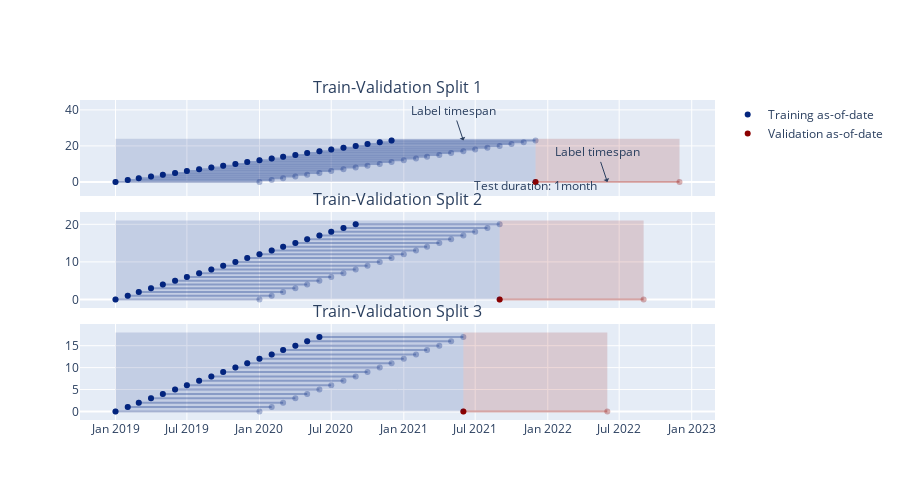

The code cell stored with this chart in its notebook:
### Code cell
visualize_chops_plotly(chopper, selected_splits = [0, 1, 2],show_label_timespans=True, show_boxes=True, show_annotations=True)

### Figure 1 — Plotly figure (JSON) as saved in the notebook; plotly's stock layout.template omitted (floating-point values rounded to 4 significant figures)
{"data": [{"hovertemplate": "%{x}<extra></extra>", "marker": {"color": "rgba(3, 37, 126, 1)"}, "mode": "markers", "name": "Training as-of-date", "showlegend": true, "type": "scatter", "x": ["2019-01-01", "2019-02-01", "2019-03-01", "2019-04-01", "2019-05-01", "2019-06-01", "2019-07-01", "2019-08-01", "2019-09-01", "2019-10-01", "2019-11-01", "2019-12-01", "2020-01-01", "2020-02-01", "2020-03-01", "2020-04-01", "2020-05-01", "2020-06-01", "2020-07-01", "2020-08-01", "2020-09-01", "2020-10-01", "2020-11-01", "2020-12-01"], "xaxis": "x", "y": [0, 1, 2, 3, 4, 5, 6, 7, 8, 9, 10, 11, 12, 13, 14, 15, 16, 17, 18, 19, 20, 21, 22, 23], "yaxis": "y"}, {"hovertemplate": "%{x}<extra></extra>", "marker": {"color": "rgba(139, 0, 0, 1)"}, "mode": "markers", "name": "Validation as-of-date", "showlegend": true, "type": "scatter", "x": ["2021-12-01T00:00:00"], "xaxis": "x", "y": [0], "yaxis": "y"}, {"hovertemplate": "%{x}<extra></extra>", "marker": {"color": "rgba(3, 37, 126, 0.3)", "line": {"color": "rgba(3, 37, 126, 0.3)"}}, "showlegend": false, "type": "scatter", "x": ["2019-01-01", "2020-01-01"], "xaxis": "x", "y": [0, 0], "yaxis": "y"}, {"hovertemplate": "%{x}<extra></extra>", "marker": {"color": "rgba(3, 37, 126, 0.3)", "line": {"color": "rgba(3, 37, 126, 0.3)"}}, "showlegend": false, "type": "scatter", "x": ["2019-02-01", "2020-02-01"], "xaxis": "x", "y": [1, 1], "yaxis": "y"}, {"hovertemplate": "%{x}<extra></extra>", "marker": {"color": "rgba(3, 37, 126, 0.3)", "line": {"color": "rgba(3, 37, 126, 0.3)"}}, "showlegend": false, "type": "scatter", "x": ["2019-03-01", "2020-03-01"], "xaxis": "x", "y": [2, 2], "yaxis": "y"}, {"hovertemplate": "%{x}<extra></extra>", "marker": {"color": "rgba(3, 37, 126, 0.3)", "line": {"color": "rgba(3, 37, 126, 0.3)"}}, "showlegend": false, "type": "scatter", "x": ["2019-04-01", "2020-04-01"], "xaxis": "x", "y": [3, 3], "yaxis": "y"}, {"hovertemplate": "%{x}<extra></extra>", "marker": {"color": "rgba(3, 37, 126, 0.3)", "line": {"color": "rgba(3, 37, 126, 0.3)"}}, "showlegend": false, "type": "scatter", "x": ["2019-05-01", "2020-05-01"], "xaxis": "x", "y": [4, 4], "yaxis": "y"}, {"hovertemplate": "%{x}<extra></extra>", "marker": {"color": "rgba(3, 37, 126, 0.3)", "line": {"color": "rgba(3, 37, 126, 0.3)"}}, "showlegend": false, "type": "scatter", "x": ["2019-06-01", "2020-06-01"], "xaxis": "x", "y": [5, 5], "yaxis": "y"}, {"hovertemplate": "%{x}<extra></extra>", "marker": {"color": "rgba(3, 37, 126, 0.3)", "line": {"color": "rgba(3, 37, 126, 0.3)"}}, "showlegend": false, "type": "scatter", "x": ["2019-07-01", "2020-07-01"], "xaxis": "x", "y": [6, 6], "yaxis": "y"}, {"hovertemplate": "%{x}<extra></extra>", "marker": {"color": "rgba(3, 37, 126, 0.3)", "line": {"color": "rgba(3, 37, 126, 0.3)"}}, "showlegend": false, "type": "scatter", "x": ["2019-08-01", "2020-08-01"], "xaxis": "x", "y": [7, 7], "yaxis": "y"}, {"hovertemplate": "%{x}<extra></extra>", "marker": {"color": "rgba(3, 37, 126, 0.3)", "line": {"color": "rgba(3, 37, 126, 0.3)"}}, "showlegend": false, "type": "scatter", "x": ["2019-09-01", "2020-09-01"], "xaxis": "x", "y": [8, 8], "yaxis": "y"}, {"hovertemplate": "%{x}<extra></extra>", "marker": {"color": "rgba(3, 37, 126, 0.3)", "line": {"color": "rgba(3, 37, 126, 0.3)"}}, "showlegend": false, "type": "scatter", "x": ["2019-10-01", "2020-10-01"], "xaxis": "x", "y": [9, 9], "yaxis": "y"}, {"hovertemplate": "%{x}<extra></extra>", "marker": {"color": "rgba(3, 37, 126, 0.3)", "line": {"color": "rgba(3, 37, 126, 0.3)"}}, "showlegend": false, "type": "scatter", "x": ["2019-11-01", "2020-11-01"], "xaxis": "x", "y": [10, 10], "yaxis": "y"}, {"hovertemplate": "%{x}<extra></extra>", "marker": {"color": "rgba(3, 37, 126, 0.3)", "line": {"color": "rgba(3, 37, 126, 0.3)"}}, "showlegend": false, "type": "scatter", "x": ["2019-12-01", "2020-12-01"], "xaxis": "x", "y": [11, 11], "yaxis": "y"}, {"hovertemplate": "%{x}<extra></extra>", "marker": {"color": "rgba(3, 37, 126, 0.3)", "line": {"color": "rgba(3, 37, 126, 0.3)"}}, "showlegend": false, "type": "scatter", "x": ["2020-01-01", "2021-01-01"], "xaxis": "x", "y": [12, 12], "yaxis": "y"}, {"hovertemplate": "%{x}<extra></extra>", "marker": {"color": "rgba(3, 37, 126, 0.3)", "line": {"color": "rgba(3, 37, 126, 0.3)"}}, "showlegend": false, "type": "scatter", "x": ["2020-02-01", "2021-02-01"], "xaxis": "x", "y": [13, 13], "yaxis": "y"}, {"hovertemplate": "%{x}<extra></extra>", "marker": {"color": "rgba(3, 37, 126, 0.3)", "line": {"color": "rgba(3, 37, 126, 0.3)"}}, "showlegend": false, "type": "scatter", "x": ["2020-03-01", "2021-03-01"], "xaxis": "x", "y": [14, 14], "yaxis": "y"}, {"hovertemplate": "%{x}<extra></extra>", "marker": {"color": "rgba(3, 37, 126, 0.3)", "line": {"color": "rgba(3, 37, 126, 0.3)"}}, "showlegend": false, "type": "scatter", "x": ["2020-04-01", "2021-04-01"], "xaxis": "x", "y": [15, 15], "yaxis": "y"}, {"hovertemplate": "%{x}<extra></extra>", "marker": {"color": "rgba(3, 37, 126, 0.3)", "line": {"color": "rgba(3, 37, 126, 0.3)"}}, "showlegend": false, "type": "scatter", "x": ["2020-05-01", "2021-05-01"], "xaxis": "x", "y": [16, 16], "yaxis": "y"}, {"hovertemplate": "%{x}<extra></extra>", "marker": {"color": "rgba(3, 37, 126, 0.3)", "line": {"color": "rgba(3, 37, 126, 0.3)"}}, "showlegend": false, "type": "scatter", "x": ["2020-06-01", "2021-06-01"], "xaxis": "x", "y": [17, 17], "yaxis": "y"}, {"hovertemplate": "%{x}<extra></extra>", "marker": {"color": "rgba(3, 37, 126, 0.3)", "line": {"color": "rgba(3, 37, 126, 0.3)"}}, "showlegend": false, "type": "scatter", "x": ["2020-07-01", "2021-07-01"], "xaxis": "x", "y": [18, 18], "yaxis": "y"}, {"hovertemplate": "%{x}<extra></extra>", "marker": {"color": "rgba(3, 37, 126, 0.3)", "line": {"color": "rgba(3, 37, 126, 0.3)"}}, "showlegend": false, "type": "scatter", "x": ["2020-08-01", "2021-08-01"], "xaxis": "x", "y": [19, 19], "yaxis": "y"}, {"hovertemplate": "%{x}<extra></extra>", "marker": {"color": "rgba(3, 37, 126, 0.3)", "line": {"color": "rgba(3, 37, 126, 0.3)"}}, "showlegend": false, "type": "scatter", "x": ["2020-09-01", "2021-09-01"], "xaxis": "x", "y": [20, 20], "yaxis": "y"}, {"hovertemplate": "%{x}<extra></extra>", "marker": {"color": "rgba(3, 37, 126, 0.3)", "line": {"color": "rgba(3, 37, 126, 0.3)"}}, "showlegend": false, "type": "scatter", "x": ["2020-10-01", "2021-10-01"], "xaxis": "x", "y": [21, 21], "yaxis": "y"}, {"hovertemplate": "%{x}<extra></extra>", "marker": {"color": "rgba(3, 37, 126, 0.3)", "line": {"color": "rgba(3, 37, 126, 0.3)"}}, "showlegend": false, "type": "scatter", "x": ["2020-11-01", "2021-11-01"], "xaxis": "x", "y": [22, 22], "yaxis": "y"}, {"hovertemplate": "%{x}<extra></extra>", "marker": {"color": "rgba(3, 37, 126, 0.3)", "line": {"color": "rgba(3, 37, 126, 0.3)"}}, "showlegend": false, "type": "scatter", "x": ["2020-12-01", "2021-12-01"], "xaxis": "x", "y": [23, 23], "yaxis": "y"}, {"hovertemplate": "%{x}<extra></extra>", "marker": {"color": "rgba(139, 0, 0, 0.3)", "line": {"color": "rgba(139, 0, 0, 0.3)"}}, "showlegend": false, "type": "scatter", "x": ["2021-12-01", "2022-12-01"], "xaxis": "x", "y": [0, 0], "yaxis": "y"}, {"fill": "toself", "fillcolor": "rgba(3, 37, 126, 0.15)", "hoverinfo": "skip", "marker": {"color": "rgba(0,255,0,0)", "line": {"color": "rgba(0,255,0,0)"}}, "showlegend": false, "type": "scatter", "x": ["2019-01-01", "2019-01-01", "2021-12-01", "2021-12-01", "2019-01-01"], "xaxis": "x", "y": [0, 24, 24, 0, 0], "yaxis": "y"}, {"fill": "toself", "fillcolor": "rgba(139, 0, 0, 0.15)", "hoverinfo": "skip", "marker": {"color": "rgba(0,255,0,0)", "line": {"color": "rgba(0,255,0,0)"}}, "showlegend": false, "type": "scatter", "x": ["2021-12-01", "2021-12-01", "2022-12-01", "2022-12-01", "2021-12-01"], "xaxis": "x", "y": [0, 24, 24, 0, 0], "yaxis": "y"}, {"hovertemplate": "%{x}<extra></extra>", "marker": {"color": "rgba(3, 37, 126, 1)"}, "mode": "markers", "name": "Training as-of-date", "showlegend": false, "type": "scatter", "x": ["2019-01-01", "2019-02-01", "2019-03-01", "2019-04-01", "2019-05-01", "2019-06-01", "2019-07-01", "2019-08-01", "2019-09-01", "2019-10-01", "2019-11-01", "2019-12-01", "2020-01-01", "2020-02-01", "2020-03-01", "2020-04-01", "2020-05-01", "2020-06-01", "2020-07-01", "2020-08-01", "2020-09-01"], "xaxis": "x2", "y": [0, 1, 2, 3, 4, 5, 6, 7, 8, 9, 10, 11, 12, 13, 14, 15, 16, 17, 18, 19, 20], "yaxis": "y2"}, {"hovertemplate": "%{x}<extra></extra>", "marker": {"color": "rgba(139, 0, 0, 1)"}, "mode": "markers", "name": "Validation as-of-date", "showlegend": false, "type": "scatter", "x": ["2021-09-01T00:00:00"], "xaxis": "x2", "y": [0], "yaxis": "y2"}, {"hovertemplate": "%{x}<extra></extra>", "marker": {"color": "rgba(3, 37, 126, 0.3)", "line": {"color": "rgba(3, 37, 126, 0.3)"}}, "showlegend": false, "type": "scatter", "x": ["2019-01-01", "2020-01-01"], "xaxis": "x2", "y": [0, 0], "yaxis": "y2"}, {"hovertemplate": "%{x}<extra></extra>", "marker": {"color": "rgba(3, 37, 126, 0.3)", "line": {"color": "rgba(3, 37, 126, 0.3)"}}, "showlegend": false, "type": "scatter", "x": ["2019-02-01", "2020-02-01"], "xaxis": "x2", "y": [1, 1], "yaxis": "y2"}, {"hovertemplate": "%{x}<extra></extra>", "marker": {"color": "rgba(3, 37, 126, 0.3)", "line": {"color": "rgba(3, 37, 126, 0.3)"}}, "showlegend": false, "type": "scatter", "x": ["2019-03-01", "2020-03-01"], "xaxis": "x2", "y": [2, 2], "yaxis": "y2"}, {"hovertemplate": "%{x}<extra></extra>", "marker": {"color": "rgba(3, 37, 126, 0.3)", "line": {"color": "rgba(3, 37, 126, 0.3)"}}, "showlegend": false, "type": "scatter", "x": ["2019-04-01", "2020-04-01"], "xaxis": "x2", "y": [3, 3], "yaxis": "y2"}, {"hovertemplate": "%{x}<extra></extra>", "marker": {"color": "rgba(3, 37, 126, 0.3)", "line": {"color": "rgba(3, 37, 126, 0.3)"}}, "showlegend": false, "type": "scatter", "x": ["2019-05-01", "2020-05-01"], "xaxis": "x2", "y": [4, 4], "yaxis": "y2"}, {"hovertemplate": "%{x}<extra></extra>", "marker": {"color": "rgba(3, 37, 126, 0.3)", "line": {"color": "rgba(3, 37, 126, 0.3)"}}, "showlegend": false, "type": "scatter", "x": ["2019-06-01", "2020-06-01"], "xaxis": "x2", "y": [5, 5], "yaxis": "y2"}, {"hovertemplate": "%{x}<extra></extra>", "marker": {"color": "rgba(3, 37, 126, 0.3)", "line": {"color": "rgba(3, 37, 126, 0.3)"}}, "showlegend": false, "type": "scatter", "x": ["2019-07-01", "2020-07-01"], "xaxis": "x2", "y": [6, 6], "yaxis": "y2"}, {"hovertemplate": "%{x}<extra></extra>", "marker": {"color": "rgba(3, 37, 126, 0.3)", "line": {"color": "rgba(3, 37, 126, 0.3)"}}, "showlegend": false, "type": "scatter", "x": ["2019-08-01", "2020-08-01"], "xaxis": "x2", "y": [7, 7], "yaxis": "y2"}, {"hovertemplate": "%{x}<extra></extra>", "marker": {"color": "rgba(3, 37, 126, 0.3)", "line": {"color": "rgba(3, 37, 126, 0.3)"}}, "showlegend": false, "type": "scatter", "x": ["2019-09-01", "2020-09-01"], "xaxis": "x2", "y": [8, 8], "yaxis": "y2"}, {"hovertemplate": "%{x}<extra></extra>", "marker": {"color": "rgba(3, 37, 126, 0.3)", "line": {"color": "rgba(3, 37, 126, 0.3)"}}, "showlegend": false, "type": "scatter", "x": ["2019-10-01", "2020-10-01"], "xaxis": "x2", "y": [9, 9], "yaxis": "y2"}, {"hovertemplate": "%{x}<extra></extra>", "marker": {"color": "rgba(3, 37, 126, 0.3)", "line": {"color": "rgba(3, 37, 126, 0.3)"}}, "showlegend": false, "type": "scatter", "x": ["2019-11-01", "2020-11-01"], "xaxis": "x2", "y": [10, 10], "yaxis": "y2"}, {"hovertemplate": "%{x}<extra></extra>", "marker": {"color": "rgba(3, 37, 126, 0.3)", "line": {"color": "rgba(3, 37, 126, 0.3)"}}, "showlegend": false, "type": "scatter", "x": ["2019-12-01", "2020-12-01"], "xaxis": "x2", "y": [11, 11], "yaxis": "y2"}, {"hovertemplate": "%{x}<extra></extra>", "marker": {"color": "rgba(3, 37, 126, 0.3)", "line": {"color": "rgba(3, 37, 126, 0.3)"}}, "showlegend": false, "type": "scatter", "x": ["2020-01-01", "2021-01-01"], "xaxis": "x2", "y": [12, 12], "yaxis": "y2"}, {"hovertemplate": "%{x}<extra></extra>", "marker": {"color": "rgba(3, 37, 126, 0.3)", "line": {"color": "rgba(3, 37, 126, 0.3)"}}, "showlegend": false, "type": "scatter", "x": ["2020-02-01", "2021-02-01"], "xaxis": "x2", "y": [13, 13], "yaxis": "y2"}, {"hovertemplate": "%{x}<extra></extra>", "marker": {"color": "rgba(3, 37, 126, 0.3)", "line": {"color": "rgba(3, 37, 126, 0.3)"}}, "showlegend": false, "type": "scatter", "x": ["2020-03-01", "2021-03-01"], "xaxis": "x2", "y": [14, 14], "yaxis": "y2"}, {"hovertemplate": "%{x}<extra></extra>", "marker": {"color": "rgba(3, 37, 126, 0.3)", "line": {"color": "rgba(3, 37, 126, 0.3)"}}, "showlegend": false, "type": "scatter", "x": ["2020-04-01", "2021-04-01"], "xaxis": "x2", "y": [15, 15], "yaxis": "y2"}, {"hovertemplate": "%{x}<extra></extra>", "marker": {"color": "rgba(3, 37, 126, 0.3)", "line": {"color": "rgba(3, 37, 126, 0.3)"}}, "showlegend": false, "type": "scatter", "x": ["2020-05-01", "2021-05-01"], "xaxis": "x2", "y": [16, 16], "yaxis": "y2"}, {"hovertemplate": "%{x}<extra></extra>", "marker": {"color": "rgba(3, 37, 126, 0.3)", "line": {"color": "rgba(3, 37, 126, 0.3)"}}, "showlegend": false, "type": "scatter", "x": ["2020-06-01", "2021-06-01"], "xaxis": "x2", "y": [17, 17], "yaxis": "y2"}, {"hovertemplate": "%{x}<extra></extra>", "marker": {"color": "rgba(3, 37, 126, 0.3)", "line": {"color": "rgba(3, 37, 126, 0.3)"}}, "showlegend": false, "type": "scatter", "x": ["2020-07-01", "2021-07-01"], "xaxis": "x2", "y": [18, 18], "yaxis": "y2"}, {"hovertemplate": "%{x}<extra></extra>", "marker": {"color": "rgba(3, 37, 126, 0.3)", "line": {"color": "rgba(3, 37, 126, 0.3)"}}, "showlegend": false, "type": "scatter", "x": ["2020-08-01", "2021-08-01"], "xaxis": "x2", "y": [19, 19], "yaxis": "y2"}, {"hovertemplate": "%{x}<extra></extra>", "marker": {"color": "rgba(3, 37, 126, 0.3)", "line": {"color": "rgba(3, 37, 126, 0.3)"}}, "showlegend": false, "type": "scatter", "x": ["2020-09-01", "2021-09-01"], "xaxis": "x2", "y": [20, 20], "yaxis": "y2"}, {"hovertemplate": "%{x}<extra></extra>", "marker": {"color": "rgba(139, 0, 0, 0.3)", "line": {"color": "rgba(139, 0, 0, 0.3)"}}, "showlegend": false, "type": "scatter", "x": ["2021-09-01", "2022-09-01"], "xaxis": "x2", "y": [0, 0], "yaxis": "y2"}, {"fill": "toself", "fillcolor": "rgba(3, 37, 126, 0.15)", "hoverinfo": "skip", "marker": {"color": "rgba(0,255,0,0)", "line": {"color": "rgba(0,255,0,0)"}}, "showlegend": false, "type": "scatter", "x": ["2019-01-01", "2019-01-01", "2021-09-01", "2021-09-01", "2019-01-01"], "xaxis": "x2", "y": [0, 21, 21, 0, 0], "yaxis": "y2"}, {"fill": "toself", "fillcolor": "rgba(139, 0, 0, 0.15)", "hoverinfo": "skip", "marker": {"color": "rgba(0,255,0,0)", "line": {"color": "rgba(0,255,0,0)"}}, "showlegend": false, "type": "scatter", "x": ["2021-09-01", "2021-09-01", "2022-09-01", "2022-09-01", "2021-09-01"], "xaxis": "x2", "y": [0, 21, 21, 0, 0], "yaxis": "y2"}, {"hovertemplate": "%{x}<extra></extra>", "marker": {"color": "rgba(3, 37, 126, 1)"}, "mode": "markers", "name": "Training as-of-date", "showlegend": false, "type": "scatter", "x": ["2019-01-01", "2019-02-01", "2019-03-01", "2019-04-01", "2019-05-01", "2019-06-01", "2019-07-01", "2019-08-01", "2019-09-01", "2019-10-01", "2019-11-01", "2019-12-01", "2020-01-01", "2020-02-01", "2020-03-01", "2020-04-01", "2020-05-01", "2020-06-01"], "xaxis": "x3", "y": [0, 1, 2, 3, 4, 5, 6, 7, 8, 9, 10, 11, 12, 13, 14, 15, 16, 17], "yaxis": "y3"}, {"hovertemplate": "%{x}<extra></extra>", "marker": {"color": "rgba(139, 0, 0, 1)"}, "mode": "markers", "name": "Validation as-of-date", "showlegend": false, "type": "scatter", "x": ["2021-06-01T00:00:00"], "xaxis": "x3", "y": [0], "yaxis": "y3"}, {"hovertemplate": "%{x}<extra></extra>", "marker": {"color": "rgba(3, 37, 126, 0.3)", "line": {"color": "rgba(3, 37, 126, 0.3)"}}, "showlegend": false, "type": "scatter", "x": ["2019-01-01", "2020-01-01"], "xaxis": "x3", "y": [0, 0], "yaxis": "y3"}, {"hovertemplate": "%{x}<extra></extra>", "marker": {"color": "rgba(3, 37, 126, 0.3)", "line": {"color": "rgba(3, 37, 126, 0.3)"}}, "showlegend": false, "type": "scatter", "x": ["2019-02-01", "2020-02-01"], "xaxis": "x3", "y": [1, 1], "yaxis": "y3"}, {"hovertemplate": "%{x}<extra></extra>", "marker": {"color": "rgba(3, 37, 126, 0.3)", "line": {"color": "rgba(3, 37, 126, 0.3)"}}, "showlegend": false, "type": "scatter", "x": ["2019-03-01", "2020-03-01"], "xaxis": "x3", "y": [2, 2], "yaxis": "y3"}, {"hovertemplate": "%{x}<extra></extra>", "marker": {"color": "rgba(3, 37, 126, 0.3)", "line": {"color": "rgba(3, 37, 126, 0.3)"}}, "showlegend": false, "type": "scatter", "x": ["2019-04-01", "2020-04-01"], "xaxis": "x3", "y": [3, 3], "yaxis": "y3"}, {"hovertemplate": "%{x}<extra></extra>", "marker": {"color": "rgba(3, 37, 126, 0.3)", "line": {"color": "rgba(3, 37, 126, 0.3)"}}, "showlegend": false, "type": "scatter", "x": ["2019-05-01", "2020-05-01"], "xaxis": "x3", "y": [4, 4], "yaxis": "y3"}, {"hovertemplate": "%{x}<extra></extra>", "marker": {"color": "rgba(3, 37, 126, 0.3)", "line": {"color": "rgba(3, 37, 126, 0.3)"}}, "showlegend": false, "type": "scatter", "x": ["2019-06-01", "2020-06-01"], "xaxis": "x3", "y": [5, 5], "yaxis": "y3"}, {"hovertemplate": "%{x}<extra></extra>", "marker": {"color": "rgba(3, 37, 126, 0.3)", "line": {"color": "rgba(3, 37, 126, 0.3)"}}, "showlegend": false, "type": "scatter", "x": ["2019-07-01", "2020-07-01"], "xaxis": "x3", "y": [6, 6], "yaxis": "y3"}, {"hovertemplate": "%{x}<extra></extra>", "marker": {"color": "rgba(3, 37, 126, 0.3)", "line": {"color": "rgba(3, 37, 126, 0.3)"}}, "showlegend": false, "type": "scatter", "x": ["2019-08-01", "2020-08-01"], "xaxis": "x3", "y": [7, 7], "yaxis": "y3"}, {"hovertemplate": "%{x}<extra></extra>", "marker": {"color": "rgba(3, 37, 126, 0.3)", "line": {"color": "rgba(3, 37, 126, 0.3)"}}, "showlegend": false, "type": "scatter", "x": ["2019-09-01", "2020-09-01"], "xaxis": "x3", "y": [8, 8], "yaxis": "y3"}, {"hovertemplate": "%{x}<extra></extra>", "marker": {"color": "rgba(3, 37, 126, 0.3)", "line": {"color": "rgba(3, 37, 126, 0.3)"}}, "showlegend": false, "type": "scatter", "x": ["2019-10-01", "2020-10-01"], "xaxis": "x3", "y": [9, 9], "yaxis": "y3"}, {"hovertemplate": "%{x}<extra></extra>", "marker": {"color": "rgba(3, 37, 126, 0.3)", "line": {"color": "rgba(3, 37, 126, 0.3)"}}, "showlegend": false, "type": "scatter", "x": ["2019-11-01", "2020-11-01"], "xaxis": "x3", "y": [10, 10], "yaxis": "y3"}, {"hovertemplate": "%{x}<extra></extra>", "marker": {"color": "rgba(3, 37, 126, 0.3)", "line": {"color": "rgba(3, 37, 126, 0.3)"}}, "showlegend": false, "type": "scatter", "x": ["2019-12-01", "2020-12-01"], "xaxis": "x3", "y": [11, 11], "yaxis": "y3"}, {"hovertemplate": "%{x}<extra></extra>", "marker": {"color": "rgba(3, 37, 126, 0.3)", "line": {"color": "rgba(3, 37, 126, 0.3)"}}, "showlegend": false, "type": "scatter", "x": ["2020-01-01", "2021-01-01"], "xaxis": "x3", "y": [12, 12], "yaxis": "y3"}, {"hovertemplate": "%{x}<extra></extra>", "marker": {"color": "rgba(3, 37, 126, 0.3)", "line": {"color": "rgba(3, 37, 126, 0.3)"}}, "showlegend": false, "type": "scatter", "x": ["2020-02-01", "2021-02-01"], "xaxis": "x3", "y": [13, 13], "yaxis": "y3"}, {"hovertemplate": "%{x}<extra></extra>", "marker": {"color": "rgba(3, 37, 126, 0.3)", "line": {"color": "rgba(3, 37, 126, 0.3)"}}, "showlegend": false, "type": "scatter", "x": ["2020-03-01", "2021-03-01"], "xaxis": "x3", "y": [14, 14], "yaxis": "y3"}, {"hovertemplate": "%{x}<extra></extra>", "marker": {"color": "rgba(3, 37, 126, 0.3)", "line": {"color": "rgba(3, 37, 126, 0.3)"}}, "showlegend": false, "type": "scatter", "x": ["2020-04-01", "2021-04-01"], "xaxis": "x3", "y": [15, 15], "yaxis": "y3"}, {"hovertemplate": "%{x}<extra></extra>", "marker": {"color": "rgba(3, 37, 126, 0.3)", "line": {"color": "rgba(3, 37, 126, 0.3)"}}, "showlegend": false, "type": "scatter", "x": ["2020-05-01", "2021-05-01"], "xaxis": "x3", "y": [16, 16], "yaxis": "y3"}, {"hovertemplate": "%{x}<extra></extra>", "marker": {"color": "rgba(3, 37, 126, 0.3)", "line": {"color": "rgba(3, 37, 126, 0.3)"}}, "showlegend": false, "type": "scatter", "x": ["2020-06-01", "2021-06-01"], "xaxis": "x3", "y": [17, 17], "yaxis": "y3"}, {"hovertemplate": "%{x}<extra></extra>", "marker": {"color": "rgba(139, 0, 0, 0.3)", "line": {"color": "rgba(139, 0, 0, 0.3)"}}, "showlegend": false, "type": "scatter", "x": ["2021-06-01", "2022-06-01"], "xaxis": "x3", "y": [0, 0], "yaxis": "y3"}, {"fill": "toself", "fillcolor": "rgba(3, 37, 126, 0.15)", "hoverinfo": "skip", "marker": {"color": "rgba(0,255,0,0)", "line": {"color": "rgba(0,255,0,0)"}}, "showlegend": false, "type": "scatter", "x": ["2019-01-01", "2019-01-01", "2021-06-01", "2021-06-01", "2019-01-01"], "xaxis": "x3", "y": [0, 18, 18, 0, 0], "yaxis": "y3"}, {"fill": "toself", "fillcolor": "rgba(139, 0, 0, 0.15)", "hoverinfo": "skip", "marker": {"color": "rgba(0,255,0,0)", "line": {"color": "rgba(0,255,0,0)"}}, "showlegend": false, "type": "scatter", "x": ["2021-06-01", "2021-06-01", "2022-06-01", "2022-06-01", "2021-06-01"], "xaxis": "x3", "y": [0, 18, 18, 0, 0], "yaxis": "y3"}], "layout": {"annotations": [{"font": {"size": 16}, "showarrow": false, "text": "Train-Validation Split 1", "x": 0.5, "xanchor": "center", "xref": "paper", "y": 1, "yanchor": "bottom", "yref": "paper"}, {"font": {"size": 16}, "showarrow": false, "text": "Train-Validation Split 2", "x": 0.5, "xanchor": "center", "xref": "paper", "y": 0.65, "yanchor": "bottom", "yref": "paper"}, {"font": {"size": 16}, "showarrow": false, "text": "Train-Validation Split 3", "x": 0.5, "xanchor": "center", "xref": "paper", "y": 0.3, "yanchor": "bottom", "yref": "paper"}, {"showarrow": false, "text": "Test duration: 1month", "x": "2021-12-01T00:00:00", "y": -2}, {"arrowhead": 1, "showarrow": true, "text": "Label timespan", "x": "2021-06-01", "xref": "x", "y": 23, "yref": "y"}, {"arrowhead": 1, "showarrow": true, "text": "Label timespan", "x": "2022-06-01", "xref": "x", "y": 0, "yref": "y"}], "height": 500, "shapes": [{"line": {"color": "green"}, "type": "line", "x0": "2021-12-01T00:00:00", "x1": "2021-12-01T00:00:00", "xref": "x", "y0": -1, "y1": -1, "yref": "y"}], "showlegend": true, "width": 900, "xaxis": {"anchor": "y", "domain": [0, 1], "matches": "x3", "showticklabels": false}, "xaxis2": {"anchor": "y2", "domain": [0, 1], "matches": "x3", "showticklabels": false}, "xaxis3": {"anchor": "y3", "domain": [0, 1]}, "yaxis": {"anchor": "x", "domain": [0.7, 1]}, "yaxis2": {"anchor": "x2", "domain": [0.35, 0.65]}, "yaxis3": {"anchor": "x3", "domain": [0, 0.3]}}}
